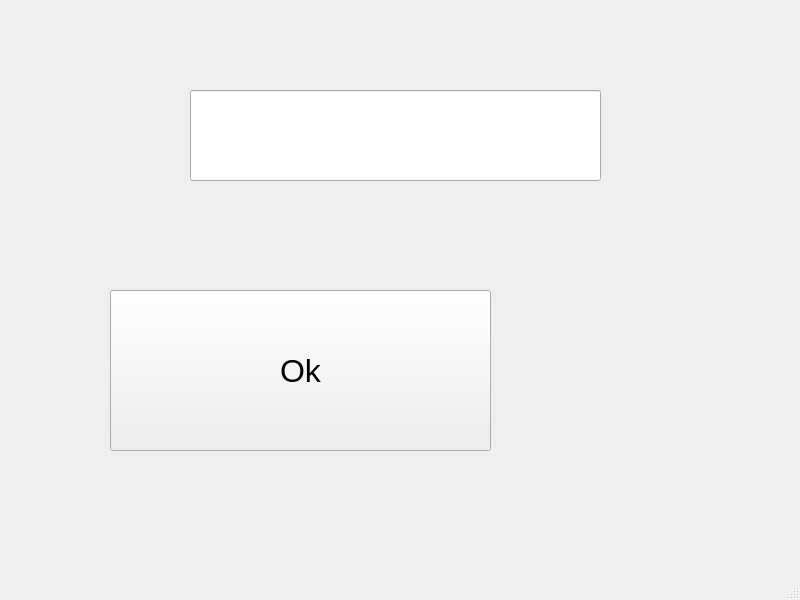
<?xml version="1.0" encoding="UTF-8"?>
<ui version="4.0">
 <class>MainWindow</class>
 <widget class="QMainWindow" name="MainWindow">
  <property name="geometry">
   <rect>
    <x>0</x>
    <y>0</y>
    <width>800</width>
    <height>600</height>
   </rect>
  </property>
  <property name="windowTitle">
   <string>MainWindow</string>
  </property>
  <widget class="QWidget" name="centralwidget">
   <widget class="QPushButton" name="meinSuperButton">
    <property name="geometry">
     <rect>
      <x>110</x>
      <y>290</y>
      <width>381</width>
      <height>161</height>
     </rect>
    </property>
    <property name="font">
     <font>
      <pointsize>24</pointsize>
     </font>
    </property>
    <property name="text">
     <string>Ok</string>
    </property>
    <property name="default">
     <bool>false</bool>
    </property>
    <property name="flat">
     <bool>false</bool>
    </property>
   </widget>
   <widget class="QLineEdit" name="lineEdit">
    <property name="geometry">
     <rect>
      <x>190</x>
      <y>90</y>
      <width>411</width>
      <height>91</height>
     </rect>
    </property>
    <property name="font">
     <font>
      <pointsize>24</pointsize>
     </font>
    </property>
    <property name="layoutDirection">
     <enum>Qt::LeftToRight</enum>
    </property>
    <property name="text">
     <string/>
    </property>
    <property name="echoMode">
     <enum>QLineEdit::Normal</enum>
    </property>
   </widget>
  </widget>
  <widget class="QMenuBar" name="menubar">
   <property name="geometry">
    <rect>
     <x>0</x>
     <y>0</y>
     <width>800</width>
     <height>38</height>
    </rect>
   </property>
  </widget>
  <widget class="QStatusBar" name="statusbar"/>
 </widget>
 <resources/>
 <connections/>
</ui>
